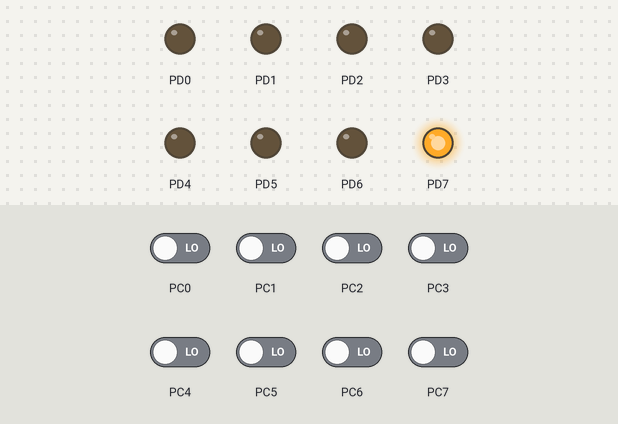
A program run on a simulated ATmega128, built with avr-gcc and emulated at 8 MHz. Shown: output pins drawn as LEDs (lit = HIGH). Dashed ring = blinking. The test bench sets the inputs (shaded band); at power-on: PC0–7 LOW.

Above: at 0.1 s.
At 1.2 s:
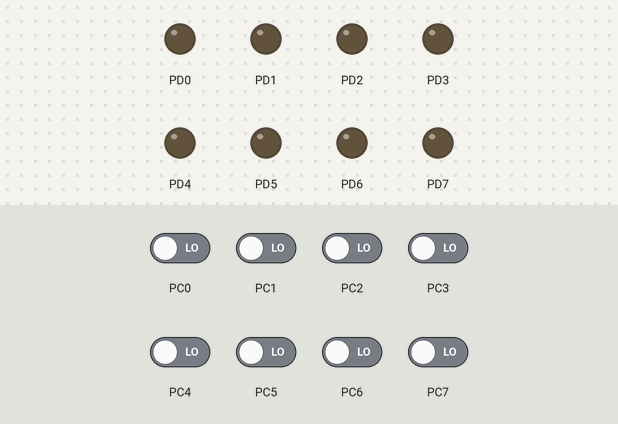
1.3 s: PC1 driven HIGH
4.3 s: PC0 driven HIGH
At 4.6 s:
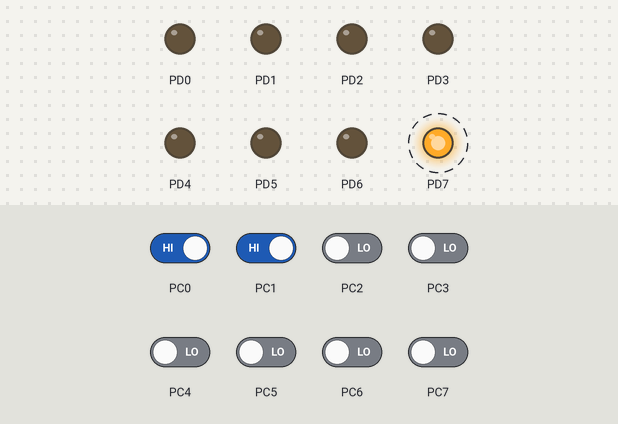
Timing chart, 0 to 11.8 s (numbered marks = the images above; inputs shaded):
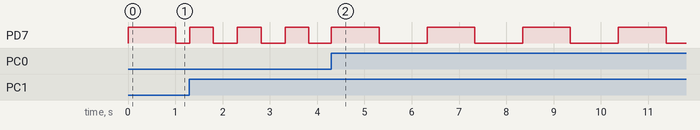

Measured:
- after the input at 4.3 s, PD7: alternates HIGH for 1.0 s and LOW for 1.0 s, starting after 1.0 s
- by itself, PD7: alternates HIGH for 0.51 s and LOW for 0.51 s

The program:

main.c
```c
/*
 * MIC-Week1.c
 *
 * Created: 2-2-2016 11:48:44
 * Author : Kenneth en Martijn
 */

#define F_CPU 8000000UL //CPU op 8MHz
#define NELEMS(x)  (sizeof(x) / sizeof(x[0])) //Geeft het aantal elementen uit een array terug.

#include <avr/interrupt.h>
#include <avr/io.h>
#include <util/delay.h>

int reset = 0; //Reset voor opgave 6 (wordt gebruikt in de wait methode)
int count = 0; //Counter voor opgave 5 om bij te houden bij welke pattern in de array hij is
int speed = 1; //De snelheid voor opgave 5 van de patronen
int blink = 1000; //De snelheid voor opgave 6 van het ledje
int b1 = 0; //Houdt bij voor opgave 6 of de knop al weer losgelaten is
int b2 = 0; //Houdt bij voor opgave 6 of de knop al weer losgelaten is
int direction = 0; //De richting van het looplicht in opgave 4

void wait( int ms ) {
	for (int i=0; i<ms; i++)
	{
		if(reset == 1)
		{
			reset = 0;
			return;
		}

		_delay_ms( 1 );		// library function (max 30 ms at 8MHz)
	}
}

//Struct voor een pattroon. Eerste onderdeel is welke ledjes aan moeten staan, tweede hoelang deze dan aan moeten staan
typedef struct {
	unsigned char data;
	unsigned int delay ;
} PATTERN_STRUCT;

//Array van patronen die elkaar opvolgen.
PATTERN_STRUCT pattern[] = {
	{0x00, 100}, {0x01, 100}, {0x02, 100}, {0x04, 100}, {0x10, 100}, {0x20, 100}, {0x40, 100}, {0x80, 100},
	{0x00, 100},
	{0xAA,  50}, {0x55,  50},
	{0xAA,  50}, {0x55,  50},
	{0xAA,  50}, {0x55,  50},
	{0x00, 100},
	{0x81, 100}, {0x42, 100}, {0x24, 100}, {0x18, 100}, {0x0F, 200}, {0xF0, 200}, {0x0F, 200}, {0xF0, 200},
	{0x00, 0x00}
};

//System timer interrupt.
ISR(TIMER0_OVF_vect) {

		//C0 ingedrukt
		if( (0b00000001 & PINC) != 0  && b1 == 0)
		{
			blink = blink*2; //Slomer knipperen
			reset = 1; //Reset de timer
			b1 = 1;
		}

		//C1 ingedrukt
		if( (0b00000010 & PINC) != 0 && b2 == 0 )
		{
			blink = blink/2; //Sneller knipperen
			reset = 1; //Reset de timer
			b2 = 1;
		}

		//Knoppen losgelaten
		if( PINC == 0)
		{
			b1 = 0;
			b2 = 0;
		}

		//Lower limit
		if(blink < 20)
		{
			blink = 20;
		}
		//Upper limit
		else if(blink > 4000)
		{
			blink = 4000;
		}
}

int main(void)
{
	DDRC = 0b00000000; //input
	DDRD = 0b11111111; //output

	 // Prescaler
	 TCCR0 |= (1 << CS01) | (1 << CS00);
	 //Het overflow event aanzetten
	 TIMSK|=(1<<TOIE0);
	 //Counter op waarde 0 zetten
	 TCNT0=0;

	//Luister naar System interrupts
	sei();

	//Alleen voor opgave 4
	PORTD = 0x1;

	while (1)
	{
		//opgave2();
		//opgave3();
		//opgave4();
		//opgave5();
		opgave6();

		//charlieplexing();

		//extraopgave();
	}

	return 1;
}

void extraopgave(void)
{
	//Een knop op PORTC is ingedrukt
	if( (PINC) != 0 )
	{
		//Verschillende toonhoogtes door de waarde van de PORT te pakken.
		speaker( PINC );
	}
}

void speaker(int i)
{
	PORTD = 0b01010101;
	wait( i );
	PORTD = 0b00000000;
	wait( i );
}

void opgave2(void)
{
	PORTD = 0b10000000; //Led D7 aan
	wait( 500 );
	PORTD = 0b01000000; //Led D6 aan
	wait ( 500 );
}

void opgave3(void)
{
	//Knop C0 ingedrukt
	if( (0b00000001 & PINC) != 0  )
	{
	   //knipperen
	   PORTD = 0b10000000;
	   wait( 100 );
	   PORTD = 0b00000000;
	   wait( 100 );
	}
}

void opgave4(void)
{
	wait( 50 );

	//Als het looplicht aan het einde is
	if (PORTD>= 0x80)
	{
		direction = 1;
	}
	//Als het looplicht aan het begin is
	else if (PORTD <= 0x1)
	{
		direction = 0;
	}

	if(direction)
	PORTD = (PORTD>>1); //Naar een hogere waarde shiften
	else
	PORTD = (PORTD<<1); //Naar een lagere waarde shiften

}

void opgave5(void)
{
	//Als een knop ingedrukt wordt, wordt de waarde daarvan de snelheid. Werkt niet met system interrupts, dus je moet de knop soms ingedrukt houden
	if(PINC != 0 )
	{
		speed = PINC;
	}

	//Schrijf de data van het huidige patroon naar PORTD
	PORTD = pattern[count].data;
	//Wacht het aantal milliseconde dat in het huidige patroon staat
	wait(pattern[count].delay * speed);

	count++; //patroon verder

	//als alle patronen geweest zijn, opnieuw beginnen
	if(count >= NELEMS(pattern))
	{
		count = 0;
	}
}

void opgave6(void)
{
	PORTD = 0b10000000;
	wait( blink );
	PORTD = 0b00000000;
	wait( blink );
}

void charlieplexing(void)
{
	//Button C0
	if( (0b00000001 & PINC) != 0)
	{
		DDRD =  0b00000011; //PIN 1 & 2 as output. Pin 3 as input (TRI-STATE)
		PORTD = 0b00000001; //PIN 1 High, PIN 2 Low
	}

	//Button C1
	else if( (0b00000010 & PINC) != 0)
	{
		DDRD =  0b00000011; //PIN 1 & 2 as output. Pin 3 as input (TRI-STATE)
		PORTD = 0b00000010; //PIN 2 High, PIN 1 Low
	}

	//Button C2
	else if( (0b00000100 & PINC) != 0)
	{
		DDRD =  0b00000110; //PIN 2 & 3 as output. Pin 1 as input (TRI-STATE)
		PORTD = 0b00000010; //PIN 2 High, PIN 3 Low
	}

	//Button C3
	else if( (0b00001000 & PINC) != 0)
	{
		DDRD =  0b00000110; //PIN 2 & 3 as output. Pin 1 as input (TRI-STATE)
		PORTD = 0b00000100; //PIN 3 High, PIN 2 Low
	}

	//Button C4
	else if( (0b00010000 & PINC) != 0)
	{
		DDRD =  0b00000101; //PIN 3 & 1 as output. Pin 2 as input (TRI-STATE)
		PORTD = 0b00000100; //PIN 3 High, PIN 1 Low
	}

	//Button C5
	else if( (0b00100000 & PINC) != 0)
	{
		DDRD =  0b00000101; //PIN 3 & 1 as output. Pin 2 as input (TRI-STATE)
		PORTD = 0b00000001; //PIN 1 High, PIN 3 Low
	}
}
```
